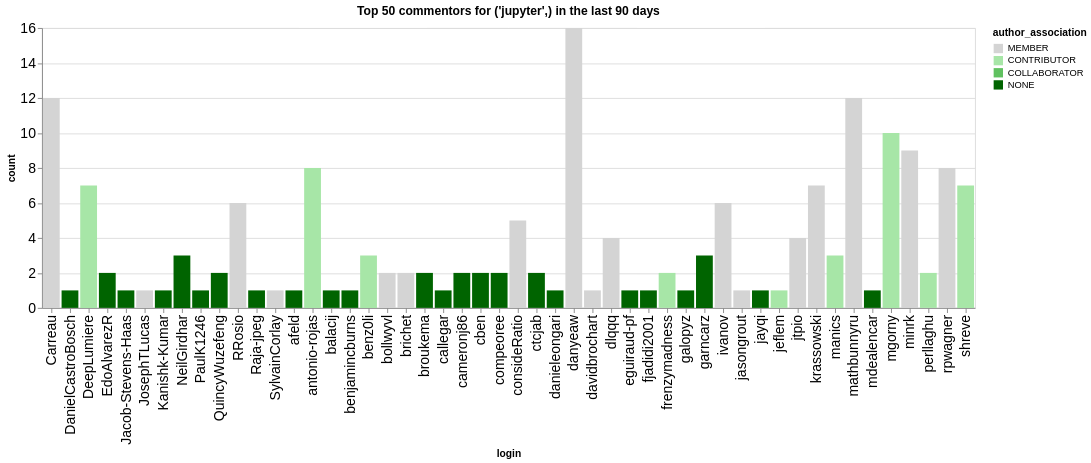

Notebook cell for this chart:
### Code cell
n_plot = 50
charts = []
for ii, (iorg, idata) in enumerate(commentors.groupby(['org'])):
    title = f"Top {n_plot} commentors for {iorg} in the last {n_days} days"
    idata = idata.groupby('login', as_index=False).agg({'count': 'sum', 'author_association': 'first'})
    idata = idata.sort_values('count', ascending=False).head(n_plot)
    ch = alt.Chart(data=idata.head(n_plot), title=title).mark_bar().encode(
        x='login',
        y='count',
        color=alt.Color('author_association', scale=alt.Scale(domain=author_types, range=author_colors))
    )
    charts.append(ch)
alt.hconcat(*charts)

### Figure 1 — Vega-Lite specification as saved in the notebook (floating-point values rounded to 4 significant figures)
{"config": {"axisLeft": {"labelFontSize": 15}, "axisBottom": {"labelFontSize": 15}}, "hconcat": [{"mark": {"type": "bar"}, "encoding": {"color": {"field": "author_association", "scale": {"domain": ["MEMBER", "CONTRIBUTOR", "COLLABORATOR", "NONE"], "range": ["rgb(211.82745098039214, 211.82745098039214, 211.82745098039214)", "rgb(166.98562091503268, 229.89803921568628, 166.98562091503268)", "rgb(96.37647058823529, 192.75294117647059, 96.37647058823529)", "rgb(0.0, 100.3921568627451, 0.0)"]}, "type": "nominal"}, "x": {"field": "login", "type": "nominal"}, "y": {"field": "count", "type": "quantitative"}}, "title": "Top 50 commentors for ('jupyter',) in the last 90 days"}], "data": {"name": "data-1cab6c77e8613088d8dbd408ade440e6"}, "$schema": "https://vega.github.io/schema/vega-lite/v5.20.1.json", "datasets": {"data-1cab6c77e8613088d8dbd408ade440e6": [{"login": "danyeaw", "count": 16, "author_association": "MEMBER"}, {"login": "Carreau", "count": 12, "author_association": "MEMBER"}, {"login": "mathbunnyru", "count": 12, "author_association": "MEMBER"}, {"login": "mgorny", "count": 10, "author_association": "CONTRIBUTOR"}, {"login": "minrk", "count": 9, "author_association": "MEMBER"}, {"login": "rpwagner", "count": 8, "author_association": "MEMBER"}, {"login": "antonio-rojas", "count": 8, "author_association": "CONTRIBUTOR"}, {"login": "DeepLumiere", "count": 7, "author_association": "CONTRIBUTOR"}, {"login": "krassowski", "count": 7, "author_association": "MEMBER"}, {"login": "shreve", "count": 7, "author_association": "CONTRIBUTOR"}, {"login": "ivanov", "count": 6, "author_association": "MEMBER"}, {"login": "RRosio", "count": 6, "author_association": "MEMBER"}, {"login": "consideRatio", "count": 5, "author_association": "MEMBER"}, {"login": "jtpio", "count": 4, "author_association": "MEMBER"}, {"login": "dlqqq", "count": 4, "author_association": "MEMBER"}, {"login": "benz0li", "count": 3, "author_association": "CONTRIBUTOR"}, {"login": "NeilGirdhar", "count": 3, "author_association": "NONE"}, {"login": "garncarz", "count": 3, "author_association": "NONE"}, {"login": "manics", "count": 3, "author_association": "CONTRIBUTOR"}, {"login": "ctcjab", "count": 2, "author_association": "NONE"}, {"login": "brichet", "count": 2, "author_association": "MEMBER"}, {"login": "frenzymadness", "count": 2, "author_association": "CONTRIBUTOR"}, {"login": "perllaghu", "count": 2, "author_association": "CONTRIBUTOR"}, {"login": "bollwyvl", "count": 2, "author_association": "MEMBER"}, {"login": "cameronj86", "count": 2, "author_association": "NONE"}, {"login": "broukema", "count": 2, "author_association": "NONE"}, {"login": "QuincyWuzefeng", "count": 2, "author_association": "NONE"}, {"login": "compeoree", "count": 2, "author_association": "NONE"}, {"login": "cben", "count": 2, "author_association": "NONE"}, {"login": "EdoAlvarezR", "count": 2, "author_association": "NONE"}, {"login": "balacij", "count": 1, "author_association": "NONE"}, {"login": "benjamincburns", "count": 1, "author_association": "NONE"}, {"login": "SylvainCorlay", "count": 1, "author_association": "MEMBER"}, {"login": "fjadidi2001", "count": 1, "author_association": "NONE"}, {"login": "eguiraud-pf", "count": 1, "author_association": "NONE"}, {"login": "davidbrochart", "count": 1, "author_association": "MEMBER"}, {"login": "danieleongari", "count": 1, "author_association": "NONE"}, {"login": "callegar", "count": 1, "author_association": "NONE"}, {"login": "afeld", "count": 1, "author_association": "NONE"}, {"login": "Jacob-Stevens-Haas", "count": 1, "author_association": "NONE"}, {"login": "DanielCastroBosch", "count": 1, "author_association": "NONE"}, {"login": "PaulK1246", "count": 1, "author_association": "NONE"}, {"login": "Kanishk-Kumar", "count": 1, "author_association": "NONE"}, {"login": "JosephTLucas", "count": 1, "author_association": "MEMBER"}, {"login": "Raja-jpeg", "count": 1, "author_association": "NONE"}, {"login": "jeflem", "count": 1, "author_association": "CONTRIBUTOR"}, {"login": "jayqi", "count": 1, "author_association": "NONE"}, {"login": "jasongrout", "count": 1, "author_association": "MEMBER"}, {"login": "galopyz", "count": 1, "author_association": "NONE"}, {"login": "mdealencar", "count": 1, "author_association": "NONE"}]}}
